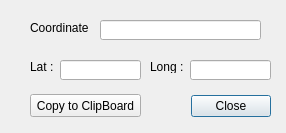
<?xml version="1.0" encoding="UTF-8"?>
<ui version="4.0">
 <class>TTCoordinateCapturerDialogBase</class>
 <widget class="QDialog" name="TTCoordinateCapturerDialogBase">
  <property name="geometry">
   <rect>
    <x>0</x>
    <y>0</y>
    <width>286</width>
    <height>133</height>
   </rect>
  </property>
  <property name="windowTitle">
   <string>TomTom Coordinate Capture</string>
  </property>
  <widget class="QDialogButtonBox" name="button_box">
   <property name="geometry">
    <rect>
     <x>190</x>
     <y>90</y>
     <width>81</width>
     <height>32</height>
    </rect>
   </property>
   <property name="orientation">
    <enum>Qt::Horizontal</enum>
   </property>
   <property name="standardButtons">
    <set>QDialogButtonBox::Close</set>
   </property>
  </widget>
  <widget class="QLabel" name="label">
   <property name="geometry">
    <rect>
     <x>30</x>
     <y>20</y>
     <width>61</width>
     <height>16</height>
    </rect>
   </property>
   <property name="text">
    <string>Coordinate :</string>
   </property>
  </widget>
  <widget class="QLineEdit" name="lineEdit">
   <property name="geometry">
    <rect>
     <x>100</x>
     <y>20</y>
     <width>161</width>
     <height>20</height>
    </rect>
   </property>
  </widget>
  <widget class="QLabel" name="label_2">
   <property name="geometry">
    <rect>
     <x>30</x>
     <y>60</y>
     <width>46</width>
     <height>13</height>
    </rect>
   </property>
   <property name="text">
    <string>Lat :</string>
   </property>
  </widget>
  <widget class="QLineEdit" name="lineEdit_2">
   <property name="geometry">
    <rect>
     <x>60</x>
     <y>60</y>
     <width>81</width>
     <height>20</height>
    </rect>
   </property>
   <property name="text">
    <string/>
   </property>
  </widget>
  <widget class="QLabel" name="label_3">
   <property name="geometry">
    <rect>
     <x>150</x>
     <y>60</y>
     <width>46</width>
     <height>13</height>
    </rect>
   </property>
   <property name="text">
    <string>Long :</string>
   </property>
  </widget>
  <widget class="QLineEdit" name="lineEdit_3">
   <property name="geometry">
    <rect>
     <x>190</x>
     <y>60</y>
     <width>81</width>
     <height>20</height>
    </rect>
   </property>
   <property name="text">
    <string/>
   </property>
  </widget>
  <widget class="QPushButton" name="pushButton">
   <property name="geometry">
    <rect>
     <x>30</x>
     <y>94</y>
     <width>111</width>
     <height>23</height>
    </rect>
   </property>
   <property name="text">
    <string>Copy to ClipBoard</string>
   </property>
  </widget>
 </widget>
 <resources/>
 <connections>
  <connection>
   <sender>button_box</sender>
   <signal>accepted()</signal>
   <receiver>TTCoordinateCapturerDialogBase</receiver>
   <slot>accept()</slot>
   <hints>
    <hint type="sourcelabel">
     <x>20</x>
     <y>20</y>
    </hint>
    <hint type="destinationlabel">
     <x>20</x>
     <y>20</y>
    </hint>
   </hints>
  </connection>
  <connection>
   <sender>button_box</sender>
   <signal>rejected()</signal>
   <receiver>TTCoordinateCapturerDialogBase</receiver>
   <slot>reject()</slot>
   <hints>
    <hint type="sourcelabel">
     <x>20</x>
     <y>20</y>
    </hint>
    <hint type="destinationlabel">
     <x>20</x>
     <y>20</y>
    </hint>
   </hints>
  </connection>
 </connections>
</ui>
